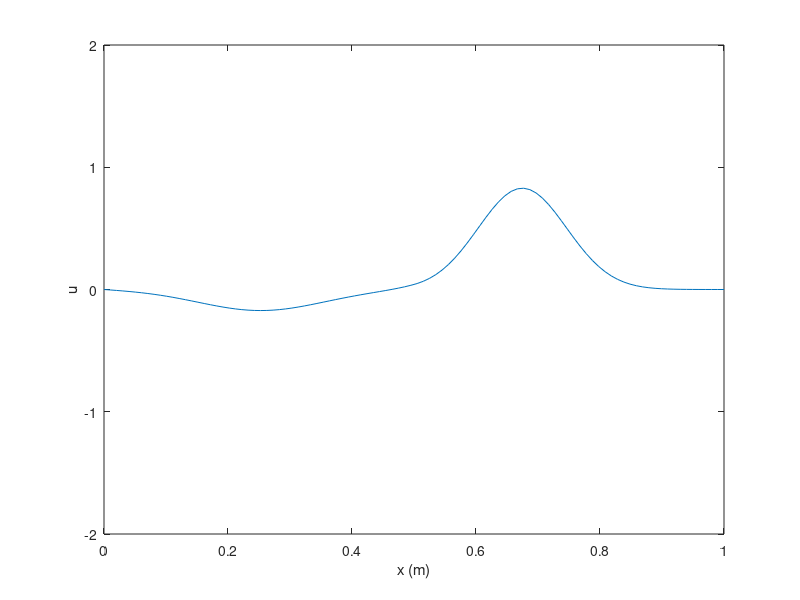

Source code (MATLAB):
% Simulation of One-Dimensional EM Wave Propagation from Free Space to Medium

close all;
clear all;

% Declaration of physical constants
eps0 = 8.854e-12;
mu0 = 4*pi*1e-7;
c0 = 1/sqrt(mu0*eps0);

% Problem definition
epsr1 = 1;              % Relative permittivity of region 1
epsr2 = 2;              % Relative permittivity of region 2
c1 = c0/sqrt(epsr1);    % Speed of light in region 1
c2 = c0/sqrt(epsr2);    % Speed of light in region 2

% Simulation domain definition
D = 1;                  % Length in metres
tmax = 4.5e-9;          % Simulation time in seconds

% Grid generation
r = 1;                  % FDTD grid parameter
NX = 100;               % No. of spatial grid points
dx = D/(NX-1);          % Spatial grid step size in metres
dt = r*dx/c0;           % Temporal step size in seconds
NT = ceil(tmax/dt);     % No. of time steps
x = 0:dx:D;             % Spatial grid points

% Source specification - Gaussian pulse
t0 = 60*dt;             % Time at pulse centre in seconds
s = 10*dt;              % Pulse width in seconds

% Initialization
u1 = zeros(NX,1);       % Field at past time step
u2 = zeros(NX,1);       % Field at current time step
u3 = zeros(NX,1);       % Field at future time step

% Update equation constants
a1 = (c1*dt/dx)^2 * ones(NX,1);
idx2 = find(x > D/2);
a1(idx2) = (c2*dt/dx)^2;

% Absorbing boundary condition constant
a2 = (sqrt(a1(NX))-1) / (sqrt(a1(NX))+1);

% Time loop
figure(1)
for n = 1:NT

    % Update equation for interior grid points
    u3(2:NX-1) = a1(2:NX-1).*(u2(3:NX) - 2*u2(2:NX-1) + u2(1:NX-2)) ...
                 + 2*u2(2:NX-1) - u1(2:NX-1);

    % Gaussian pulse source at left boundary
    t = n*dt;
    u3(1) = exp(-(t-t0)^2 / (2*s^2));

    % Absorbing boundary condition at right boundary
    u3(NX) = u2(NX-1) + a2*(u3(NX-1) - u2(NX));

    % Plot field
    plot(x, u3)
    ylim([-2 2])
    xlabel('x (m)')
    ylabel('u')
    drawnow

    % Shift field variables in time
    u1 = u2;
    u2 = u3;

end

% Postprocessing
idx1 = find(x < D/2);

% Numerical reflection coefficient
[tmp, idx] = max(abs(u3(idx1)));
R1 = u3(idx)

% Exact reflection coefficient
R2 = (sqrt(1/epsr2) - sqrt(1/epsr1)) / (sqrt(1/epsr2) + sqrt(1/epsr1))
